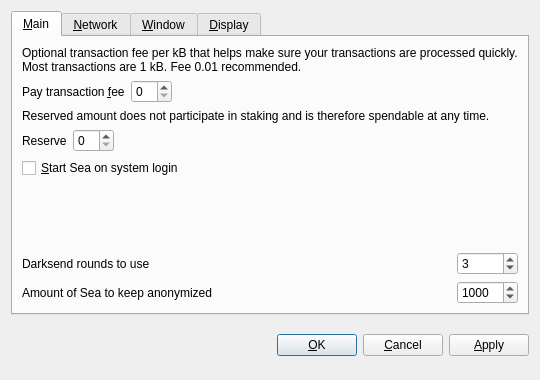
<?xml version="1.0" encoding="UTF-8"?>
<ui version="4.0">
 <class>OptionsDialog</class>
 <widget class="QDialog" name="OptionsDialog">
  <property name="geometry">
   <rect>
    <x>0</x>
    <y>0</y>
    <width>540</width>
    <height>380</height>
   </rect>
  </property>
  <property name="windowTitle">
   <string>Options</string>
  </property>
  <property name="modal">
   <bool>true</bool>
  </property>
  <layout class="QVBoxLayout" name="verticalLayout">
   <item>
    <widget class="QTabWidget" name="tabWidget">
     <property name="tabPosition">
      <enum>QTabWidget::North</enum>
     </property>
     <property name="currentIndex">
      <number>0</number>
     </property>
     <widget class="QWidget" name="tabMain">
      <attribute name="title">
       <string>&amp;Main</string>
      </attribute>
      <layout class="QGridLayout" name="gridLayout">
       <item row="0" column="0" colspan="2">
        <widget class="QLabel" name="transactionFeeInfoLabel">
         <property name="text">
          <string>Optional transaction fee per kB that helps make sure your transactions are processed quickly. Most transactions are 1 kB. Fee 0.01 recommended.</string>
         </property>
         <property name="textFormat">
          <enum>Qt::PlainText</enum>
         </property>
         <property name="wordWrap">
          <bool>true</bool>
         </property>
        </widget>
       </item>
       <item row="1" column="0">
        <layout class="QHBoxLayout" name="horizontalLayoutFee">
         <item>
          <widget class="QLabel" name="transactionFeeLabel">
           <property name="text">
            <string>Pay transaction &amp;fee</string>
           </property>
           <property name="textFormat">
            <enum>Qt::PlainText</enum>
           </property>
           <property name="buddy">
            <cstring>transactionFee</cstring>
           </property>
          </widget>
         </item>
         <item>
          <widget class="BitcoinAmountField" name="transactionFee"/>
         </item>
         <item>
          <spacer name="horizontalSpacerFee">
           <property name="orientation">
            <enum>Qt::Horizontal</enum>
           </property>
           <property name="sizeHint" stdset="0">
            <size>
             <width>40</width>
             <height>20</height>
            </size>
           </property>
          </spacer>
         </item>
        </layout>
       </item>
       <item row="2" column="0" colspan="2">
        <widget class="QLabel" name="reserveBalanceInfoLabel">
         <property name="text">
          <string>Reserved amount does not participate in staking and is therefore spendable at any time.</string>
         </property>
         <property name="textFormat">
          <enum>Qt::PlainText</enum>
         </property>
         <property name="wordWrap">
          <bool>true</bool>
         </property>
        </widget>
       </item>
       <item row="3" column="0">
        <layout class="QHBoxLayout" name="horizontalLayoutReserveBalance">
         <item>
          <widget class="QLabel" name="reserveBalanceLabel">
           <property name="text">
            <string>Reserve</string>
           </property>
           <property name="textFormat">
            <enum>Qt::PlainText</enum>
           </property>
           <property name="buddy">
            <cstring>reserveBalance</cstring>
           </property>
          </widget>
         </item>
         <item>
          <widget class="BitcoinAmountField" name="reserveBalance"/>
         </item>
         <item>
          <spacer name="horizontalSpacerReserveBalance">
           <property name="orientation">
            <enum>Qt::Horizontal</enum>
           </property>
           <property name="sizeHint" stdset="0">
            <size>
             <width>40</width>
             <height>20</height>
            </size>
           </property>
          </spacer>
         </item>
        </layout>
       </item>
       <item row="4" column="0">
        <widget class="QCheckBox" name="bitcoinAtStartup">
         <property name="toolTip">
          <string>Automatically start Sea after logging in to the system.</string>
         </property>
         <property name="text">
          <string>&amp;Start Sea on system login</string>
         </property>
        </widget>
       </item>
       <item row="5" column="0">
        <spacer name="verticalSpacer_Main">
         <property name="orientation">
          <enum>Qt::Vertical</enum>
         </property>
         <property name="sizeHint" stdset="0">
          <size>
           <width>20</width>
           <height>40</height>
          </size>
         </property>
        </spacer>
       </item>
       <item row="6" column="0">
        <widget class="QLabel" name="label">
         <property name="toolTip">
          <string>&lt;html&gt;&lt;head/&gt;&lt;body&gt;&lt;p&gt;This setting determines the amount of individual masternodes that an input will be anonymized through. More rounds of anonymization gives a higher degree of privacy, but also costs more in fees.&lt;/p&gt;&lt;/body&gt;&lt;/html&gt;</string>
         </property>
         <property name="text">
          <string>Darksend rounds to use</string>
         </property>
        </widget>
       </item>
       <item row="6" column="1">
        <widget class="QSpinBox" name="darksendRounds">
         <property name="minimum">
          <number>2</number>
         </property>
         <property name="maximum">
          <number>16</number>
         </property>
         <property name="value">
          <number>3</number>
         </property>
        </widget>
       </item>
       <item row="7" column="0">
        <widget class="QLabel" name="label_2">
         <property name="toolTip">
          <string>This amount acts as a threshold to turn off Darksend once it's reached.</string>
         </property>
         <property name="statusTip">
          <string notr="true"/>
         </property>
         <property name="whatsThis">
          <string notr="true"/>
         </property>
         <property name="accessibleName">
          <string notr="true"/>
         </property>
         <property name="accessibleDescription">
          <string notr="true"/>
         </property>
         <property name="text">
          <string>Amount of Sea to keep anonymized</string>
         </property>
        </widget>
       </item>
       <item row="7" column="1">
        <widget class="QSpinBox" name="anonymizeSea">
         <property name="minimum">
          <number>2</number>
         </property>
         <property name="maximum">
          <number>10000</number>
         </property>
         <property name="singleStep">
          <number>10</number>
         </property>
         <property name="value">
          <number>1000</number>
         </property>
        </widget>
       </item>
      </layout>
     </widget>
     <widget class="QWidget" name="tabNetwork">
      <attribute name="title">
       <string>&amp;Network</string>
      </attribute>
      <layout class="QVBoxLayout" name="verticalLayout_Network">
       <item>
        <widget class="QCheckBox" name="mapPortUpnp">
         <property name="toolTip">
          <string>Automatically open the Sea client port on the router. This only works when your router supports UPnP and it is enabled.</string>
         </property>
         <property name="text">
          <string>Map port using &amp;UPnP</string>
         </property>
        </widget>
       </item>
       <item>
        <widget class="QCheckBox" name="connectSocks">
         <property name="toolTip">
          <string>Connect to the Sea network through a SOCKS5 proxy (e.g. when connecting through Tor).</string>
         </property>
         <property name="text">
          <string>&amp;Connect through SOCKS5 proxy:</string>
         </property>
        </widget>
       </item>
       <item>
        <layout class="QHBoxLayout" name="horizontalLayout_Network">
         <item>
          <widget class="QLabel" name="proxyIpLabel">
           <property name="text">
            <string>Proxy &amp;IP:</string>
           </property>
           <property name="textFormat">
            <enum>Qt::PlainText</enum>
           </property>
           <property name="buddy">
            <cstring>proxyIp</cstring>
           </property>
          </widget>
         </item>
         <item>
          <widget class="QValidatedLineEdit" name="proxyIp">
           <property name="maximumSize">
            <size>
             <width>140</width>
             <height>16777215</height>
            </size>
           </property>
           <property name="toolTip">
            <string>IP address of the proxy (e.g. 127.0.0.1)</string>
           </property>
          </widget>
         </item>
         <item>
          <widget class="QLabel" name="proxyPortLabel">
           <property name="text">
            <string>&amp;Port:</string>
           </property>
           <property name="textFormat">
            <enum>Qt::PlainText</enum>
           </property>
           <property name="buddy">
            <cstring>proxyPort</cstring>
           </property>
          </widget>
         </item>
         <item>
          <widget class="QLineEdit" name="proxyPort">
           <property name="maximumSize">
            <size>
             <width>55</width>
             <height>16777215</height>
            </size>
           </property>
           <property name="toolTip">
            <string>Port of the proxy (e.g. 9050)</string>
           </property>
          </widget>
         </item>
         <item>
          <spacer name="horizontalSpacer_Network">
           <property name="orientation">
            <enum>Qt::Horizontal</enum>
           </property>
           <property name="sizeHint" stdset="0">
            <size>
             <width>40</width>
             <height>20</height>
            </size>
           </property>
          </spacer>
         </item>
        </layout>
       </item>
       <item>
        <spacer name="verticalSpacer_Network">
         <property name="orientation">
          <enum>Qt::Vertical</enum>
         </property>
         <property name="sizeHint" stdset="0">
          <size>
           <width>20</width>
           <height>40</height>
          </size>
         </property>
        </spacer>
       </item>
      </layout>
     </widget>
     <widget class="QWidget" name="tabWindow">
      <attribute name="title">
       <string>&amp;Window</string>
      </attribute>
      <layout class="QVBoxLayout" name="verticalLayout_Window">
       <item>
        <widget class="QCheckBox" name="minimizeToTray">
         <property name="toolTip">
          <string>Show only a tray icon after minimizing the window.</string>
         </property>
         <property name="text">
          <string>&amp;Minimize to the tray instead of the taskbar</string>
         </property>
        </widget>
       </item>
       <item>
        <widget class="QCheckBox" name="minimizeOnClose">
         <property name="toolTip">
          <string>Minimize instead of exit the application when the window is closed. When this option is enabled, the application will be closed only after selecting Quit in the menu.</string>
         </property>
         <property name="text">
          <string>M&amp;inimize on close</string>
         </property>
        </widget>
       </item>
       <item>
        <spacer name="verticalSpacer_Window">
         <property name="orientation">
          <enum>Qt::Vertical</enum>
         </property>
         <property name="sizeHint" stdset="0">
          <size>
           <width>20</width>
           <height>40</height>
          </size>
         </property>
        </spacer>
       </item>
      </layout>
     </widget>
     <widget class="QWidget" name="tabDisplay">
      <attribute name="title">
       <string>&amp;Display</string>
      </attribute>
      <layout class="QVBoxLayout" name="verticalLayout_Display">
       <item>
        <layout class="QHBoxLayout" name="horizontalLayout_1_Display">
         <item>
          <widget class="QLabel" name="langLabel">
           <property name="text">
            <string>User Interface &amp;language:</string>
           </property>
           <property name="textFormat">
            <enum>Qt::PlainText</enum>
           </property>
           <property name="buddy">
            <cstring>lang</cstring>
           </property>
          </widget>
         </item>
         <item>
          <widget class="QValueComboBox" name="lang">
           <property name="toolTip">
            <string>The user interface language can be set here. This setting will take effect after restarting Sea.</string>
           </property>
          </widget>
         </item>
        </layout>
       </item>
       <item>
        <layout class="QHBoxLayout" name="horizontalLayout_2_Display">
         <item>
          <widget class="QLabel" name="unitLabel">
           <property name="text">
            <string>&amp;Unit to show amounts in:</string>
           </property>
           <property name="textFormat">
            <enum>Qt::PlainText</enum>
           </property>
           <property name="buddy">
            <cstring>unit</cstring>
           </property>
          </widget>
         </item>
         <item>
          <widget class="QValueComboBox" name="unit">
           <property name="toolTip">
            <string>Choose the default subdivision unit to show in the interface and when sending coins.</string>
           </property>
          </widget>
         </item>
        </layout>
       </item>
       <item>
        <widget class="QCheckBox" name="coinControlFeatures">
         <property name="toolTip">
          <string>Whether to show coin control features or not.</string>
         </property>
         <property name="text">
          <string>Display coin &amp;control features (experts only!)</string>
         </property>
        </widget>
       </item>
       <item>
        <widget class="QCheckBox" name="useBlackTheme">
         <property name="text">
          <string>Use black visual theme (requires restart)</string>
         </property>
        </widget>
       </item>
       <item>
        <spacer name="verticalSpacer_Display">
         <property name="orientation">
          <enum>Qt::Vertical</enum>
         </property>
         <property name="sizeHint" stdset="0">
          <size>
           <width>20</width>
           <height>40</height>
          </size>
         </property>
        </spacer>
       </item>
      </layout>
     </widget>
    </widget>
   </item>
   <item>
    <layout class="QHBoxLayout" name="horizontalLayout_Buttons">
     <item>
      <spacer name="horizontalSpacer_1">
       <property name="orientation">
        <enum>Qt::Horizontal</enum>
       </property>
       <property name="sizeHint" stdset="0">
        <size>
         <width>40</width>
         <height>48</height>
        </size>
       </property>
      </spacer>
     </item>
     <item>
      <widget class="QLabel" name="statusLabel">
       <property name="font">
        <font>
         <weight>75</weight>
         <bold>true</bold>
        </font>
       </property>
       <property name="text">
        <string/>
       </property>
       <property name="textFormat">
        <enum>Qt::PlainText</enum>
       </property>
       <property name="wordWrap">
        <bool>true</bool>
       </property>
      </widget>
     </item>
     <item>
      <spacer name="horizontalSpacer_2">
       <property name="orientation">
        <enum>Qt::Horizontal</enum>
       </property>
       <property name="sizeHint" stdset="0">
        <size>
         <width>40</width>
         <height>48</height>
        </size>
       </property>
      </spacer>
     </item>
     <item>
      <widget class="QPushButton" name="okButton">
       <property name="text">
        <string>&amp;OK</string>
       </property>
      </widget>
     </item>
     <item>
      <widget class="QPushButton" name="cancelButton">
       <property name="text">
        <string>&amp;Cancel</string>
       </property>
       <property name="autoDefault">
        <bool>false</bool>
       </property>
      </widget>
     </item>
     <item>
      <widget class="QPushButton" name="applyButton">
       <property name="text">
        <string>&amp;Apply</string>
       </property>
       <property name="autoDefault">
        <bool>false</bool>
       </property>
      </widget>
     </item>
    </layout>
   </item>
  </layout>
 </widget>
 <customwidgets>
  <customwidget>
   <class>BitcoinAmountField</class>
   <extends>QSpinBox</extends>
   <header>bitcoinamountfield.h</header>
   <container>1</container>
  </customwidget>
  <customwidget>
   <class>QValueComboBox</class>
   <extends>QComboBox</extends>
   <header>qvaluecombobox.h</header>
  </customwidget>
  <customwidget>
   <class>QValidatedLineEdit</class>
   <extends>QLineEdit</extends>
   <header>qvalidatedlineedit.h</header>
  </customwidget>
 </customwidgets>
 <resources/>
 <connections/>
</ui>
